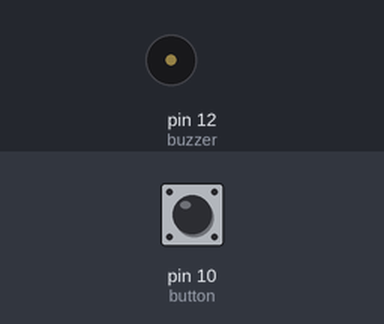
The sketch below on a simulated Arduino Uno, built with avr-gcc and run on an emulated ATmega328P. Shown: buzzer (waves = sounding, pin HIGH). The inputs (shaded band) are chosen by the test bench; at power-on: pin 10 (button) LOW.

Above: at 1.2 s.
1.3 s: pin 10 (button) pulled HIGH for 0.15 s
At 1.9 s:
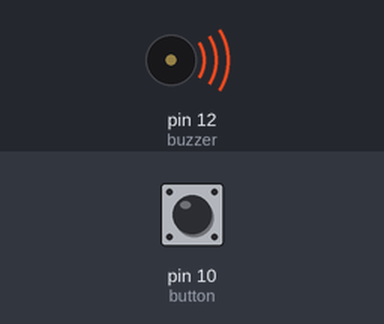
2.9 s: pin 10 (button) pulled HIGH for 1 s
At 3.2 s:
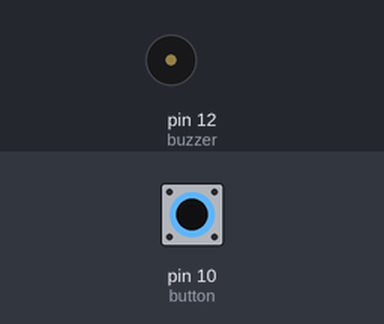
5.4 s: pin 10 (button) pulled HIGH for 3.2 s
At 6.3 s:
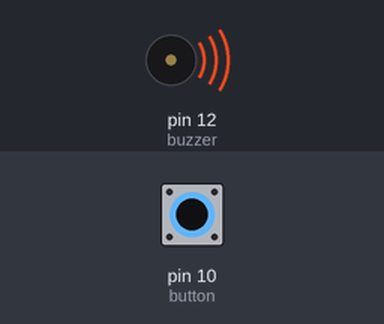
Timing chart, 0 to 8.4 s (numbered marks = the images above; inputs shaded):
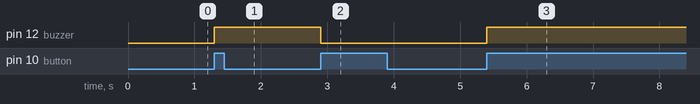

Measured:
- after the input at 1.3 s, pin 12 (buzzer): LOW → HIGH at once
- after the input at 2.9 s, pin 12 (buzzer): HIGH → LOW at once
- after the input at 5.4 s, pin 12 (buzzer): LOW → HIGH at once

The sketch:

buzzer.ino
```cpp
int button = 10;
int buzzer = 12;

boolean lastButton = LOW;
boolean current = false;
void setup() {
  // put your setup code here, to run once:
pinMode(button,INPUT);
pinMode(buzzer,OUTPUT);
}

void loop() {
  // put your main code here, to run repeatedly:
if(digitalRead(button) == HIGH  && lastButton == LOW){
    current = !current;
    lastButton = HIGH;
  }
  else{
    lastButton = digitalRead(button);
    }
   digitalWrite(buzzer,current);
   delay(100);

}
```
